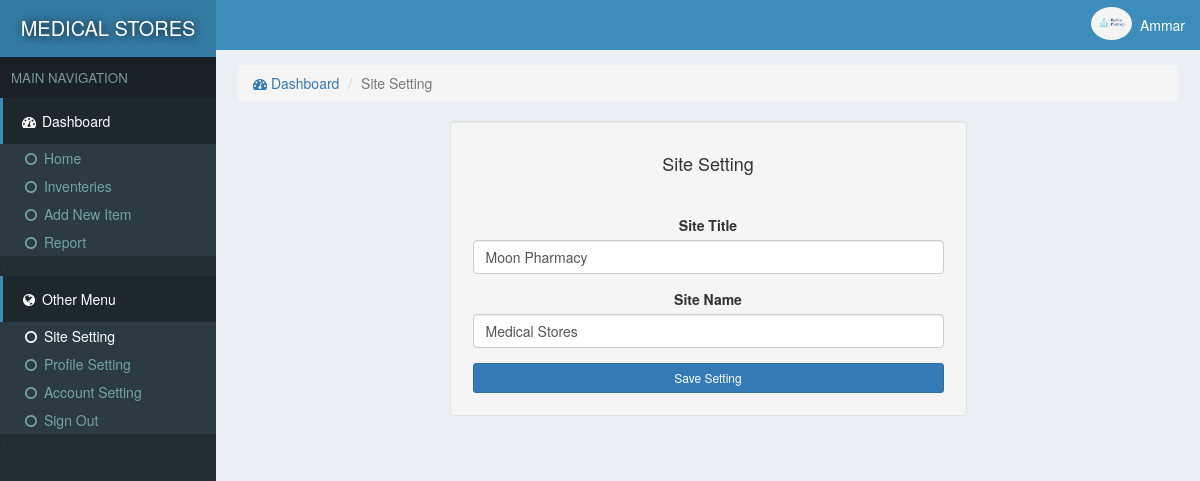
Screenshot of /medical/sitesetting.php (signed in) with the database file from the repository.
### tables this page shows
CREATE TABLE `site` (
  `id` int(11) NOT NULL,
  `title` varchar(222) NOT NULL,
  `name` varchar(222) NOT NULL
);

CREATE TABLE `users` (
  `id` int(11) NOT NULL,
  `email` varchar(222) NOT NULL,
  `password` varchar(222) NOT NULL,
  `name` varchar(222) NOT NULL,
  `pic` varchar(222) NOT NULL,
  `number` varchar(222) NOT NULL,
  `date` timestamp NOT NULL DEFAULT current_timestamp()
);

### medical/assets/function.php (called while the page is built, shortened)
<?php
function siteTitle()
{
	global $con;
	$array = $con->query("select * from site where id='1'");
	$row = $array->fetch_assoc();
	return $row['title'];
}
function siteName()
{
	global $con;
	$array = $con->query("select * from site where id='1'");
	$row = $array->fetch_assoc();
	return $row['name'];
}
 ?>

### medical/assets/db.php (called while the page is built, shortened)
<?php
    $con = new mysqli('localhost','root','','store');
    $array = $con->query("select * from users where id ='$_SESSION[userId]'");
    $user = $array->fetch_assoc();
?>

### medical/sitesetting.php (the view, shortened to what this page needs)
<?php require "assets/function.php" ?>
<?php require 'assets/db.php';?>
<!DOCTYPE html>
<html>
<head>
  <?php require "assets/autoloader.php" ?>
</head>
<body style="background: #ECF0F5;padding:0;margin:0">
<div class="dashboard" style="position: fixed;width: 18%;height: 100%;background:#222D32">
  <div style="background:#357CA5;padding: 14px 3px;color:white;font-size: 15pt;text-align: center;text-shadow: 1px 1px 11px black">
    <a href="index.php" style="color: white;text-decoration: none;"><?php echo strtoupper(siteName()); ?> </a>
  </div>
  <div style="background: #1A2226;font-size: 10pt;padding: 11px;color: #79978F">MAIN NAVIGATION</div>
  <div>
    <div style="background:#1E282C;color: white;padding: 13px 17px;border-left: 3px solid #3C8DBC;"><span><i class="fa fa-dashboard fa-fw"></i> Dashboard</span></div>
    <div class="item">
      <ul class="nostyle zero">
        <a href="index.php"><li ><i class="fa fa-circle-o fa-fw"></i> Home</li></a>
        <a href="inventeries.php"><li><i class="fa fa-circle-o fa-fw"></i> Inventeries</li></a>
       <a href="addnew.php"><li ><i class="fa fa-circle-o fa-fw"></i> Add New Item</li></a>
        <a href="reports.php"><li><i class="fa fa-circle-o fa-fw"></i> Report</li></a>
      </ul><
    </div>
  </div>
  <div style="background:#1E282C;color: white;padding: 13px 17px;border-left: 3px solid #3C8DBC;"><span><i class="fa fa-globe fa-fw"></i> Other Menu</span></div>
  <div class="item">
      <ul class="nostyle zero">
        <a href="sitesetting.php"><li style="color: white"><i class="fa fa-circle-o fa-fw"></i> Site Setting</li></a>
       <a href="profile.php"><li><i class="fa fa-circle-o fa-fw"></i> Profile Setting</li></a>
        <a href="accountSetting.php"><li><i class="fa fa-circle-o fa-fw"></i> Account Setting</li></a>
        <a href="logout.php"><li><i class="fa fa-circle-o fa-fw"></i> Sign Out</li></a>
      </ul><
    </div>
</div>
<div class="marginLeft" >
  <div style="color:white;background:#3C8DBC" >
    <div class="pull-right flex rightAccount" style="padding-right: 11px;padding: 7px;">
      <div><img src="photo/<?php echo $user['pic'] ?>" style='width: 41px;height: 33px;' class='img-circle'></div>
      <div style="padding: 8px"><?php echo ucfirst($user['name']) ?></div>
    </div>
  </div>
  <div class="content2">
<ol class="breadcrumb ">
        <li><a href="index.php"><i class="fa fa-dashboard"></i> Dashboard</a></li>
        <li class="active">Site Setting</li>
    </ol>
    <div style="width: 55%;margin: auto;padding: 22px;" class="well well-sm center">
      <h4>Site Setting</h4><hr>
      <form method="POST">
         <div class="form-group">
            <label for="some" class="col-form-label">Site Title</label>
            <input type="text" name="title" class="form-control" value="<?php echo siteTitle() ?>" id="some" required>
          </div>
          <div class="form-group">
            <label for="some" class="col-form-label">Site Name</label>
            <input type="text" name="name" value="<?php echo siteName() ?>" class="form-control" id="some"  required>
          </div>
          <div class="center">
            <button class="btn btn-primary btn-sm btn-block" name="saveSetting">Save Setting</button>
          </div>
        </form>
    </div>
</div>
</body>
</html>

### rows the page displays
site: name "MEDICAL STORES", title "Moon Pharmacy", name "Medical Stores"
users: pic (picture), name "Ammar"
